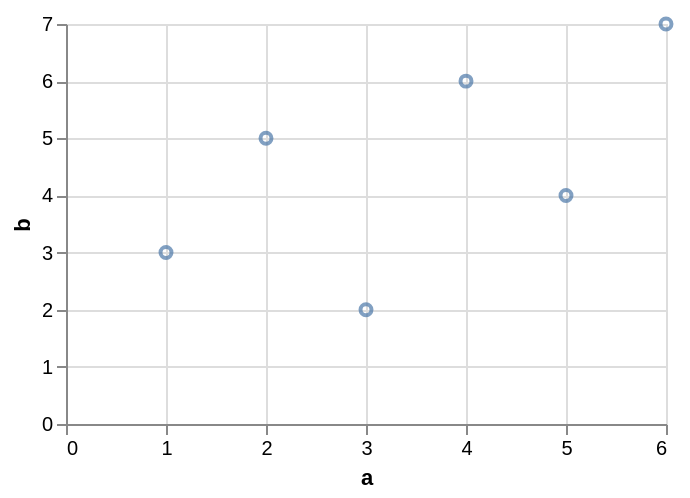

Vega-Lite specification for this chart:
### Vega-Lite specification from a JSON file in a GitHub repository (floating-point values rounded to 4 significant figures)
{"$schema": "https://vega.github.io/schema/vega-lite/v6.json", "data": {"values": [{"a": 1, "b": 3, "c": "x", "d": "2020-01-01"}, {"a": 2, "b": 5, "c": "y", "d": "2020-03-01"}, {"a": 3, "b": 2, "c": "x", "d": "2020-06-01"}, {"a": 4, "b": 6, "c": "z", "d": "2020-09-01"}, {"a": 5, "b": 4, "c": "y", "d": "2021-01-01"}, {"a": 6, "b": 7, "c": "z", "d": "2021-04-01"}]}, "width": 300, "height": 200, "layer": [{"params": [{"name": "b1", "select": {"type": "interval", "encodings": ["x"]}}], "mark": "point", "encoding": {"x": {"field": "a", "type": "quantitative"}, "y": {"field": "b", "type": "quantitative"}}}, {"transform": [{"filter": {"not": {"param": "b1"}}}], "mark": "line", "encoding": {"x": {"field": "a", "type": "quantitative"}, "y": {"field": "b", "type": "quantitative"}}}]}
